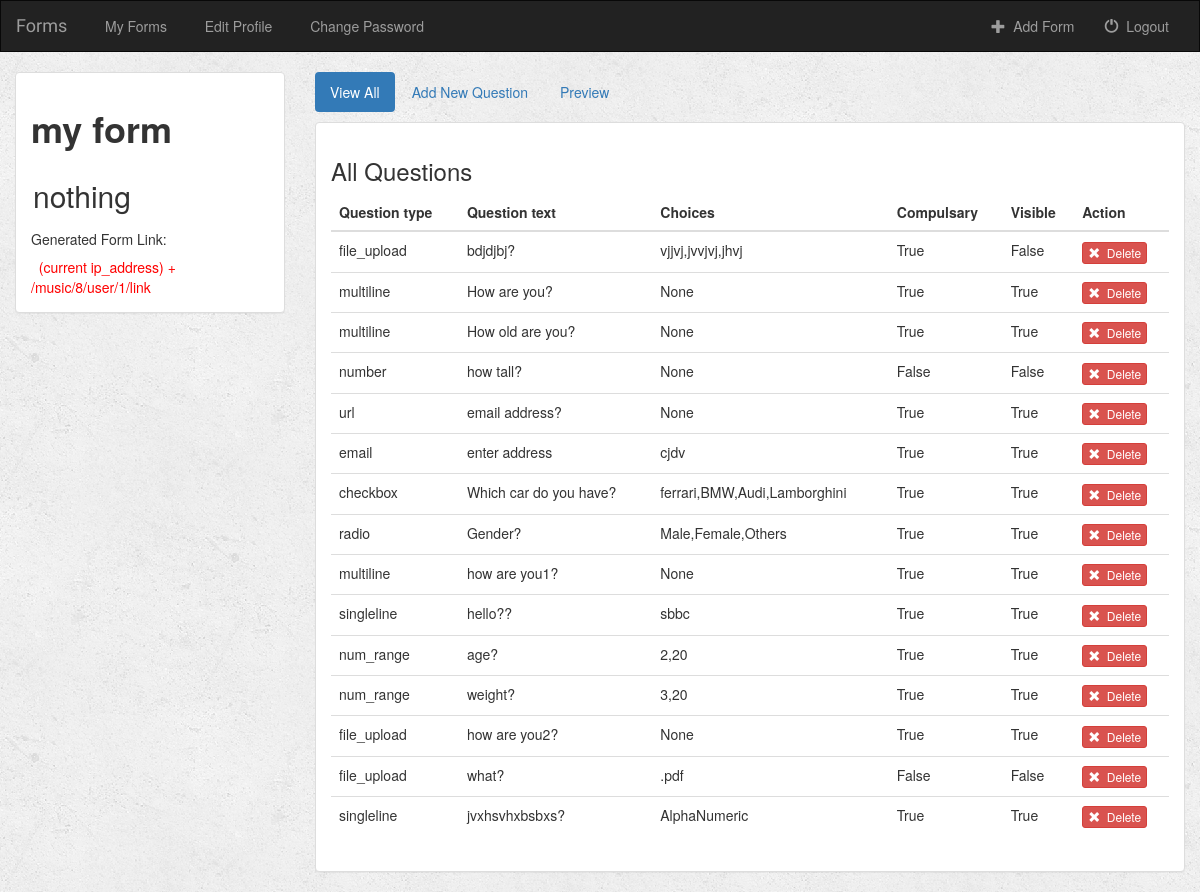
The page /music/8/ (signed in) on the database as committed earlier.
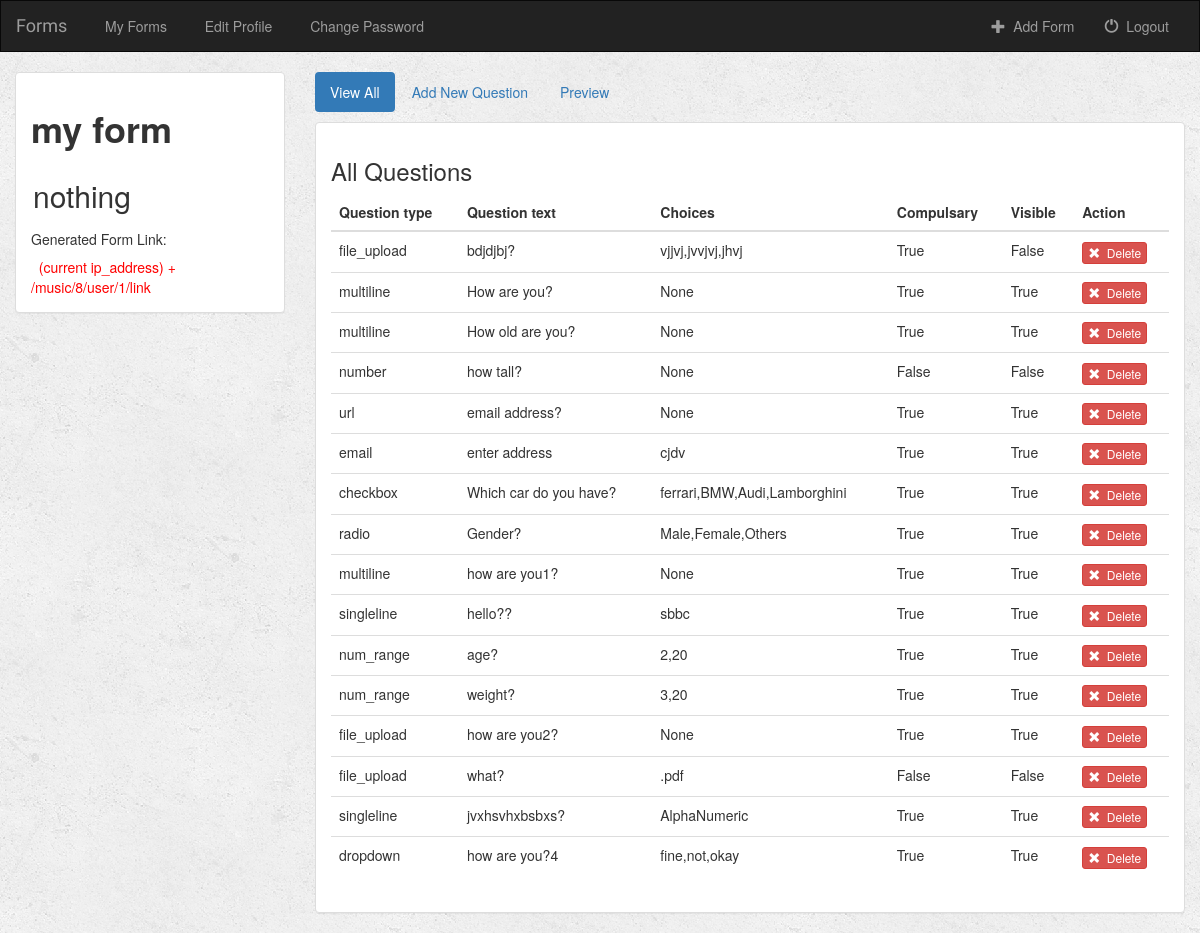
The same page on the database as committed later.
### music/models.py (models this page shows, shortened)
class Question(models.Model):
    gform = models.ForeignKey(Gform, on_delete=models.CASCADE, default=1)
    ques_type = models.CharField(max_length=50, choices=TYPE_CHOICES, default="multiline")
    ques_text = models.CharField(max_length=500)
    choices = models.CharField(max_length=500,default="")
    is_req = models.BooleanField(default=False)
    is_vis = models.BooleanField(default=False)

### music/views.py (the view)
# urls.py: url(r'^(?P<gform_id>[0-9]+)/$', views.detail, name='detail'),
def detail(request, gform_id):
    if not request.user.is_authenticated():
        return render(request, 'music/login.html')
    else:
        user = request.user
        gform = get_object_or_404(Gform, pk=gform_id)
        return render(request, 'music/detail.html', {'gform': gform, 'user': user})

### music/models.py (called while the page is built)
    def __str__(self):
        return self.gform_name + " " + self.gform_desc

### music/templates/music/detail.html (shortened to what this page needs)
{% extends 'music/base.html' %}
{% block body %}
<div class="container-fluid songs-container">
    <div class="row">
        <div class="col-sm-4 col-md-3">
            <div class="panel panel-default">
                <div class="panel-body">
                    <ul class="nav nav-pills">
                        <li role="presentation">  <h1> <b> {{ gform.gform_name }} </b></h1> </li>
                        <li role="presentation"> <h2> {{ gform.gform_desc }} </h2> </li>
                    </ul>
                         <h5> Generated Form Link: </h5>
                        <font color="red"> &nbsp; (current ip_address) + <br>{{ request.get_full_path }}user/{{ user.id }}/link </font>
                </div>
            </div>
        </div>
        <div class="col-sm-8 col-md-9">
            <ul class="nav nav-pills" style="margin-bottom: 10px;">
                <li role="presentation" class="active"><a href="{% url 'music:detail' gform.id %}">View All</a></li>
                <li role="presentation"><a href="{% url 'music:create_question' gform.id %}">Add New Question</a></li>
                <li role="presentation"><a href="{% url 'music:filler' gform.id user.id  %}">Preview</a></li>
            </ul>
            <div class="panel panel-default">
                <div class="panel-body">
                    <h3>All Questions</h3>
                    <div class="table-responsive">
                        <div style="overflow-x:auto;">
                    <table class="table">
                        <thead>
                        <tr>
                            <th>Question type</th>
                            <th>Question text</th>
                            <th> Choices </th>
                            <th>Compulsary</th>
                            <th>Visible</th>
                            <th>Action</th>
                        </tr>
                        </thead>
                        <tbody>
                        {% for question in gform.question_set.all %}
                            <tr>
                                <td>{{ question.ques_type }}</td>
                                <td>
                                    {{ question.ques_text }}
                                </td>
                                <td>
                                   {{ question.choices }}
                                </td>
                                <td>
                                {% if question.is_req %} True
                                {% else %} False
                                {% endif %}</td>
                                <td>
                                    {% if question.is_vis %} True
                                {% else %} False
                                {% endif %}
                                </td>
                                <td> <form action="{% url 'music:delete_question' gform.id question.id %}" method="post" style="display: inline;">
                                        <button type="submit" class="btn btn-danger btn-xs">
                                            <span class="glyphicon glyphicon-remove"></span>&nbsp; Delete
                                        </button>
                                    </form>
                                   </td>
                            </tr>
                        {% endfor %}
                        </tbody>
                    </table>
                </div></div>
                </div>
            </div>
        </div>
    </div>
</div>
{% endblock %}

Rows that differ between the two databases and show on the page:
added Question: ques_type "dropdown", ques_text "how are you?4", choices "fine,not,okay", is_req "True", is_vis "True"
